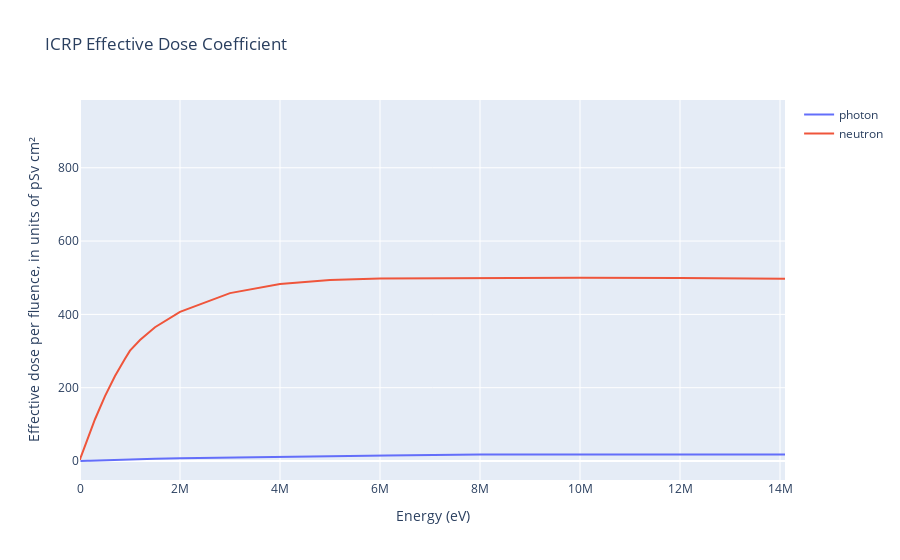

The notebook cell this image was saved under:
### Markdown cell above
The amount of effective dose deposited by a neutron or photon depends on the energy of the particle. The dose coefficients provided by ICRP are energy dependant.

The following section plots the effective dose coefficient as a function of incident particle energy for neutrons and photons

### Code cell
import openmc
import plotly.graph_objects as go

energy_bins_n, dose_coeffs_n = openmc.data.dose_coefficients(particle='neutron', geometry='AP')
energy_bins_p, dose_coeffs_p = openmc.data.dose_coefficients(particle='photon', geometry='AP')

fig = go.Figure()

fig.update_layout(
      title='ICRP Effective Dose Coefficient',
      xaxis={'title': 'Energy (eV)',
             'range': (0, 14.1e6)},
      yaxis={'title': 'Effective dose per fluence, in units of pSv cm²'}
)


fig.add_trace(go.Scatter(
    x=energy_bins_p,
    y=dose_coeffs_p,
    mode='lines',
    name='photon'
))

fig.add_trace(go.Scatter(
    x=energy_bins_n,
    y=dose_coeffs_n,
    mode='lines',
    name='neutron'
))

### Figure 1 — Plotly figure (JSON) as saved in the notebook; plotly's stock layout.template omitted (floating-point values rounded to 4 significant figures)
{"data": [{"mode": "lines", "name": "photon", "type": "scatter", "x": [10000, 15000, 20000, 30000, 40000, 50000, 60000, 70000, 80000, 100000, 150000, 200000, 300000, 400000, 500000, 511000, 600000, 662000, 800000, 1000000, 1117000, 1330000, 1500000, 2000000, 3000000, 4000000, 5000000, 6000000, 6129000, 8000000, 10000000, 15000000, 20000000, 30000000, 40000000, 50000000, 60000000, 80000000, 100000000, 150000000, 200000000, 300000000, 400000000, 500000000, 600000000, 800000000, 1000000000, 1500000000, 2000000000, 3000000000, 4000000000, 5000000000, 6000000000, 8000000000, 10000000000], "y": [0.0685, 0.156, 0.225, 0.312, 0.35, 0.369, 0.389, 0.411, 0.443, 0.518, 0.747, 1, 1.51, 2, 2.47, 2.52, 2.91, 3.17, 3.73, 4.49, 4.9, 5.6, 6.12, 7.48, 9.75, 11.7, 13.4, 15, 15.1, 17.8, 20.5, 26.1, 30.8, 37.9, 43.2, 47.1, 50.1, 54.5, 57.8, 63.2, 67.2, 72.3, 75.4, 77.4, 78.7, 80.4, 81.6, 83.7, 85, 86.6, 87.8, 88.6, 89.1, 89.9, 90.4]}, {"mode": "lines", "name": "neutron", "type": "scatter", "x": [0.001, 0.01, 0.025, 0.1, 0.2, 0.5, 1, 2, 5, 10, 20, 50, 100, 200, 500, 1000, 2000, 5000, 10000, 20000, 30000, 50000, 70000, 100000, 150000, 200000, 300000, 500000, 700000, 900000, 1000000, 1200000, 1500000, 2000000, 3000000, 4000000, 5000000, 6000000, 7000000, 8000000, 9000000, 10000000, 12000000, 14000000, 15000000, 16000000, 18000000, 20000000, 21000000, 30000000, 50000000, 75000000, 100000000, 130000000, 150000000, 180000000, 200000000, 300000000, 400000000, 500000000, 600000000, 700000000, 800000000, 900000000, 1000000000, 2000000000, 5000000000, 10000000000], "y": [3.09, 3.55, 4, 5.2, 5.87, 6.59, 7.03, 7.39, 7.71, 7.82, 7.84, 7.82, 7.79, 7.73, 7.54, 7.54, 7.61, 7.97, 9.11, 12.2, 15.7, 23, 30.6, 41.9, 60.6, 78.8, 114, 177, 232, 279, 301, 330, 365, 407, 458, 483, 494, 498, 499, 499, 500, 500, 499, 495, 493, 490, 484, 477, 474, 453, 433, 420, 402, 382, 373, 363, 359, 363, 389, 422, 457, 486, 508, 524, 537, 612, 716, 933]}], "layout": {"title": {"text": "ICRP Effective Dose Coefficient"}, "xaxis": {"range": [0, 14100000], "title": {"text": "Energy (eV)"}}, "yaxis": {"title": {"text": "Effective dose per fluence, in units of pSv cm²"}}}}
